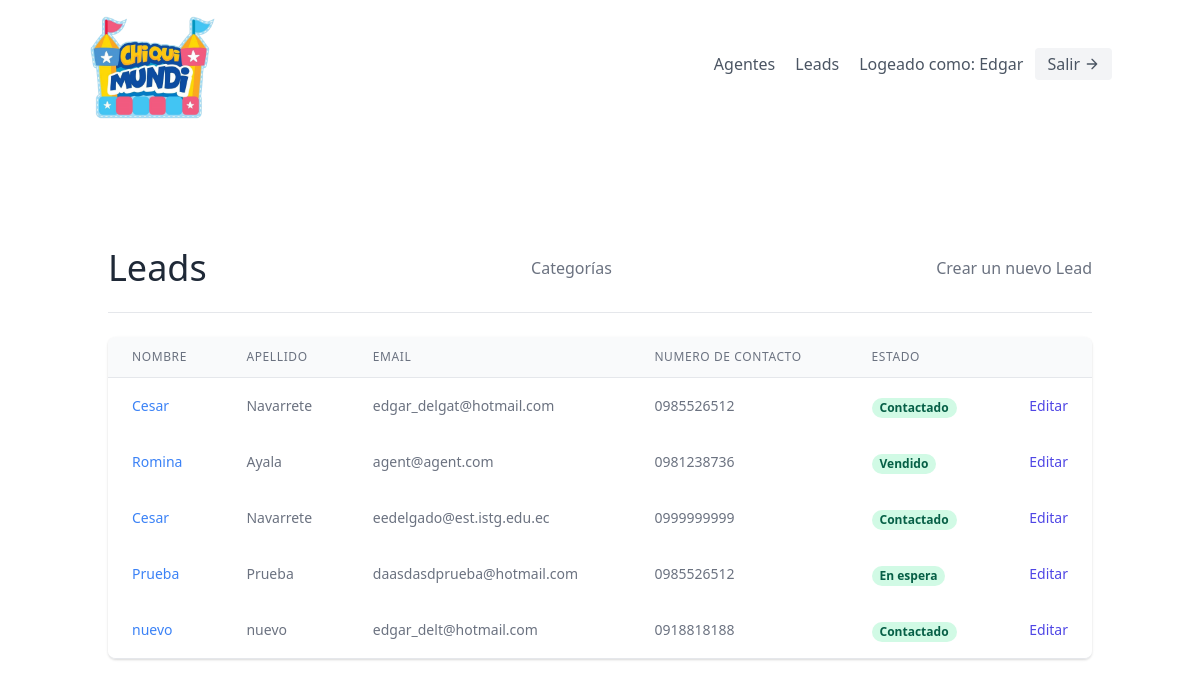
The app's page /leads/ (signed in), older data.
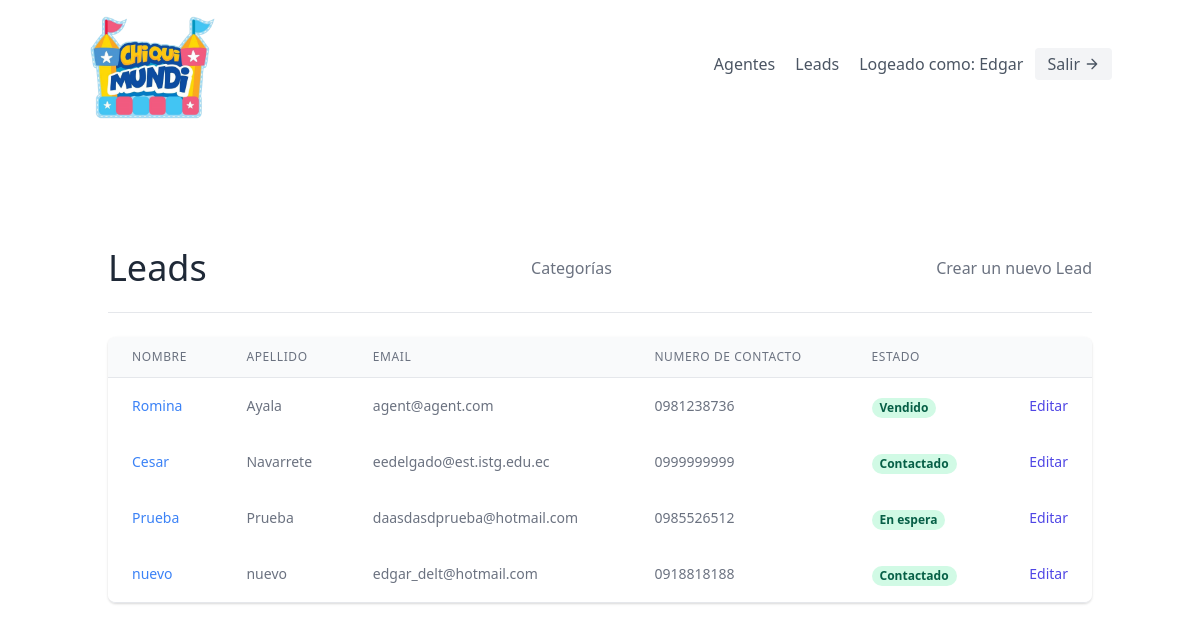
The same page, newer data.
### leads/models.py (models this page shows, shortened)
class Lead(models.Model):
    nombre = models.CharField(max_length=50)
    apellido = models.CharField(max_length=50)
    telefono = models.CharField(max_length=10)
    email = models.EmailField()
    organisation = models.ForeignKey(UserProfile, on_delete=models.CASCADE)
    agente = models.ForeignKey("Agent", null=True, blank=True, on_delete=models.SET_NULL)
    description = models.TextField()
    date_added = models.DateTimeField(auto_now_add=True)
    category = models.ForeignKey("Category", related_name="leads", null=True, blank=True, on_delete=models.SET_NULL)

class Category(models.Model):       #Nuevo, Contactado, En espera, Vendido
    name = models.CharField(max_length=30)
    organisation = models.ForeignKey(UserProfile, on_delete=models.CASCADE)

### leads/views.py (the view)
# urls.py: path('', LeadListView.as_view(), name='list'),
class LeadListView(LoginRequiredMixin, generic.ListView):
    template_name = "leads/lead_list.html"
    context_object_name = "leads"
    def get_queryset(self):
        user = self.request.user
        if user.is_organisor:
            queryset = Lead.objects.filter(
                organisation=user.userprofile,
                agente__isnull=False
            )
        else:
            queryset = Lead.objects.filter(
                organisation=user.agent.organisation,
                agente__isnull=False
            )
            queryset = queryset.filter(agente__user=user)
        return queryset
    def get_context_data(self, **kwargs):
        context = super(LeadListView, self).get_context_data(**kwargs)
        user = self.request.user
        if user.is_organisor:
            queryset = Lead.objects.filter(
                organisation=user.userprofile,
                agente__isnull=True
            )
            context.update({
                "unassigned_leads": queryset
            })
        return context

### leads/templates/leads/lead_list.html (shortened to what this page needs)
{% extends "base.html" %}
{% block content %}
<section class="text-gray-600 body-font">
    <div class="container px-5 py-24 mx-auto flex flex-wrap">
      <div class="w-full mb-6 py-6 flex justify-between items-center border-b border-gray-200">
        <div>
          <h1 class="text-4xl text-gray-800">Leads</h1>
        </div>
        {% if request.user.is_organisor %}
        <div>
          <a class="text-gray-500 hover:text-blue-500" href="{% url 'leads:category-list'%}">Categorías</a>
        </div>
        <div>
          <a class="text-gray-500 hover:text-blue-500" href="{% url 'leads:create'%}">Crear un nuevo Lead</a>
        </div>
        {% endif %}
      </div>
      <div class="flex flex-col w-full">
        <div class="-my-2 overflow-x-auto sm:-mx-6 lg:-mx-8">
        <div class="py-2 align-middle inline-block min-w-full sm:px-6 lg:px-8">
            <div class="shadow overflow-hidden border-b border-gray-200 sm:rounded-lg">
            <table class="min-w-full divide-y divide-gray-200">
                <thead class="bg-gray-50">
                    <tr>
                        <th scope="col" class="px-6 py-3 text-left text-xs font-medium text-gray-500 uppercase tracking-wider">
                        Nombre
                        </th>
                        <th scope="col" class="px-6 py-3 text-left text-xs font-medium text-gray-500 uppercase tracking-wider">
                        Apellido
                        </th>
                        <th scope="col" class="px-6 py-3 text-left text-xs font-medium text-gray-500 uppercase tracking-wider">
                        Email
                        </th>
                        <th scope="col" class="px-6 py-3 text-left text-xs font-medium text-gray-500 uppercase tracking-wider">
                        Numero de contacto
                        </th>
                        <th scope="col" class="px-6 py-3 text-left text-xs font-medium text-gray-500 uppercase tracking-wider">
                        Estado
                        </th>
                        <th scope="col" class="relative px-6 py-3">
                        </th>
                    </tr>
                </thead>
                <tbody>
                  {% for lead in leads %}
                  <tr class="bg-white">
                    <td class="px-6 py-4 whitespace-nowrap text-sm font-medium text-gray-900">
                        <a class="text-blue-500 hover:text-blue-800" href="{% url 'leads:detail' lead.pk %}">{{ lead.nombre }}</a>
                    </td>
                    <td class="px-6 py-4 whitespace-nowrap text-sm text-gray-500">
                        {{ lead.apellido }}
                    </td>
                    <td class="px-6 py-4 whitespace-nowrap text-sm text-gray-500">
                        {{ lead.email }}
                    </td>
                    <td class="px-6 py-4 whitespace-nowrap text-sm text-gray-500">
                        {{ lead.telefono }}
                    </td>
                    <td class="px-6 py-4 whitespace-nowrap">
                        {% if lead.category %}
                            <span class="px-2 inline-flex text-xs leading-5 font-semibold rounded-full bg-green-100 text-green-800">
                                {{ lead.category.name }}
                            </span>
                        {% else %}
                            <span class="px-2 inline-flex text-xs leading-5 font-semibold rounded-full bg-gray-100 text-gray-800">
                                Sin asignar
                            </span>
                        {% endif %}
                    </td>
                    <td class="px-6 py-4 whitespace-nowrap text-right text-sm font-medium">
                        <a href="{% url 'leads:update' lead.pk %}" class="text-indigo-600 hover:text-indigo-900">
                            Editar
                        </a>
                    </td>
                </tr>
            {% empty %}
            <p>Por ahora no tiene leads</p>
            {% endfor %}
        </tbody>
    </table>
    </div>
</div>
</div>
</div>
</div>
</section>
{% endblock content %}

Row changes from the older to the newer data that the page shows:
removed Lead: nombre "Cesar", apellido "Navarrete", email "edgar_delgat@hotmail.com", telefono "0985526512", category.name "Contactado"
